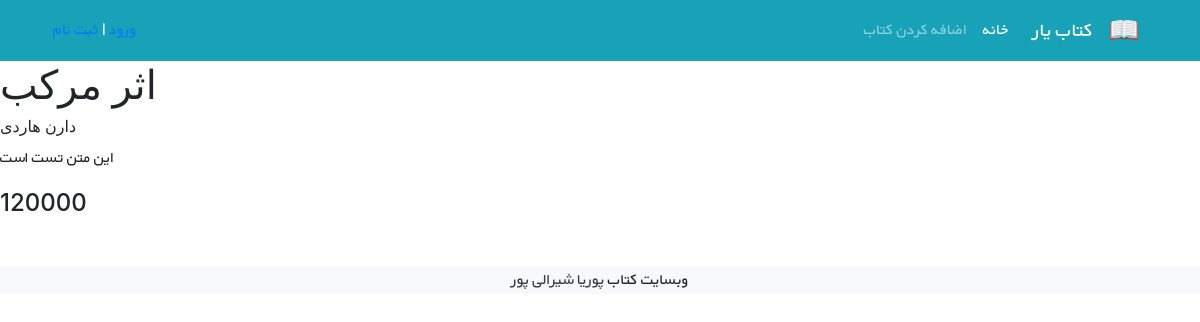
Before: /books/1/ with the older database file.
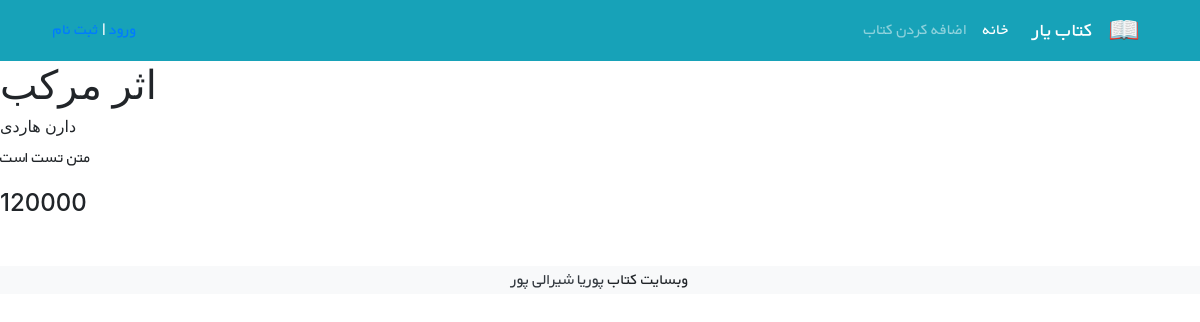
After: the same page with the newer database file.
### books/models.py (models this page shows, shortened)
class Book(models.Model):
    title = models.CharField(max_length=200)
    author = models.CharField(max_length=200)
    content = models.TextField()
    price = models.PositiveBigIntegerField()
    datetime_created = models.DateTimeField(default=timezone.now)
    datetime_modified = models.DateTimeField(auto_now=True)
    class Meta:
        verbose_name = 'book'
        verbose_name_plural = 'books'
        ordering = ['-datetime_created']

### books/views.py (the view)
# urls.py: path('<int:pk>/', BookDetailsView.as_view(), name='details_view'),
class BookDetailsView(DetailView):
    model = Book
    template_name = 'books/details_view.html'

### books/templates/books/details_view.html (shortened to what this page needs)
{% extends '_base.html' %}
{% block content %}
    <h1>{{ book.title }}</h1>
    <h6>{{ book.author }}</h6>
    <p>{{ book.content }}</p>
    <h4>{{ book.price }}</h4>
{% endblock %}

Changed rows visible on the page:
changed Book "اثر مرکب": content "این متن تست است" → "متن تست است"
